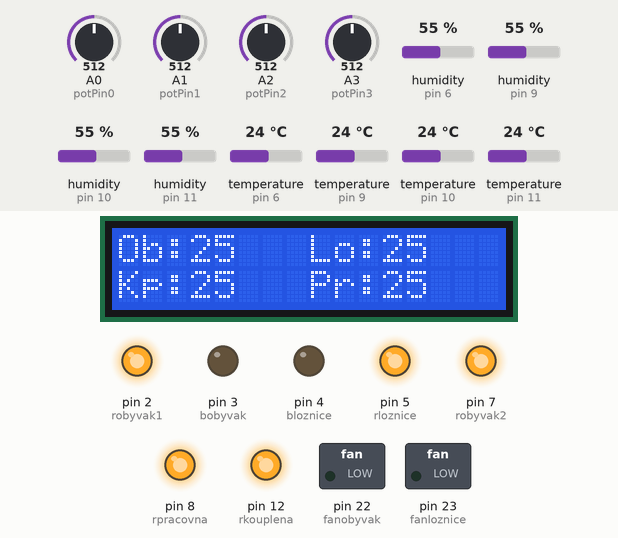
This sketch was run on a simulated Arduino Mega 2560, built with avr-gcc and run on an emulated ATmega2560. Parts: 16×2 character LCD, switched loads named in the sketch (green lamp = pin HIGH), output pins drawn as LEDs (lit = HIGH). The test bench sets the inputs (shaded band); at power-on: A0 (potPin0) = 512, A1 (potPin1) = 512, A2 (potPin2) = 512, A3 (potPin3) = 512, humidity (sensors on pin 6, pin 9, pin 10, pin 11) 55 %, temperature (sensors on pin 6, pin 9, pin 10, pin 11) 24 °C. The modem accepts every AT command (registered, SIM ready, sends succeed) and sends nothing else; what the sketch prints to the serial monitor is not drawn.

Above: at 5.2 s.
5.3 s: A0 (potPin0) set to 476
At 8.2 s:
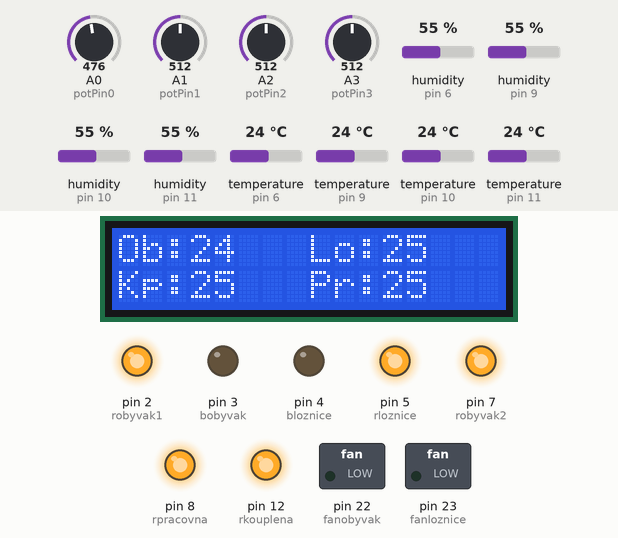
8.6 s: A0 (potPin0) set to 449
At 11.0 s:
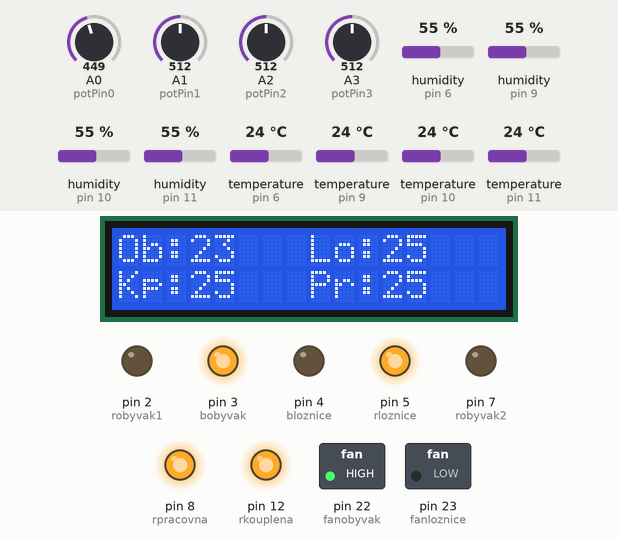
11.7 s: A1 (potPin1) set to 478
At 13.8 s:
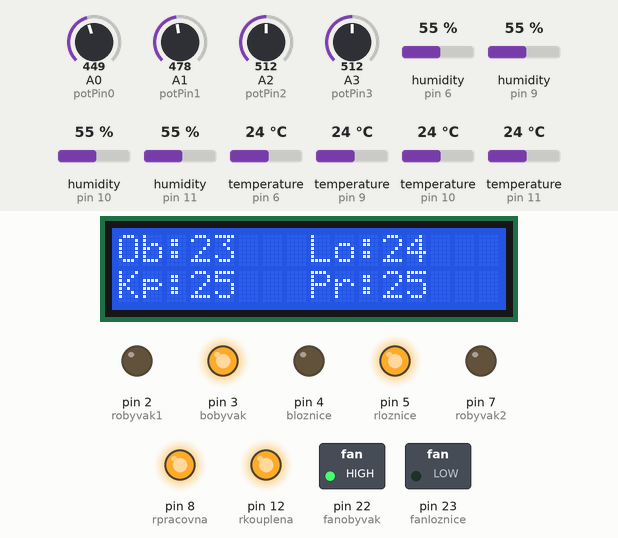
14.7 s: A1 (potPin1) set to 442
At 17.5 s:
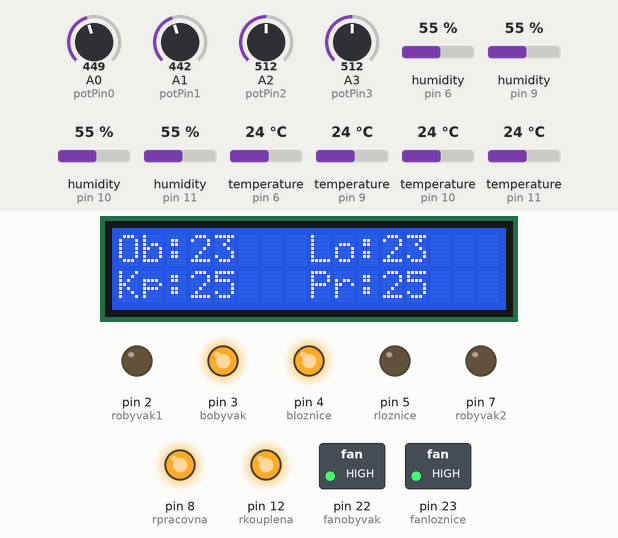
17.8 s: A2 (potPin2) set to 472
At 20.6 s:
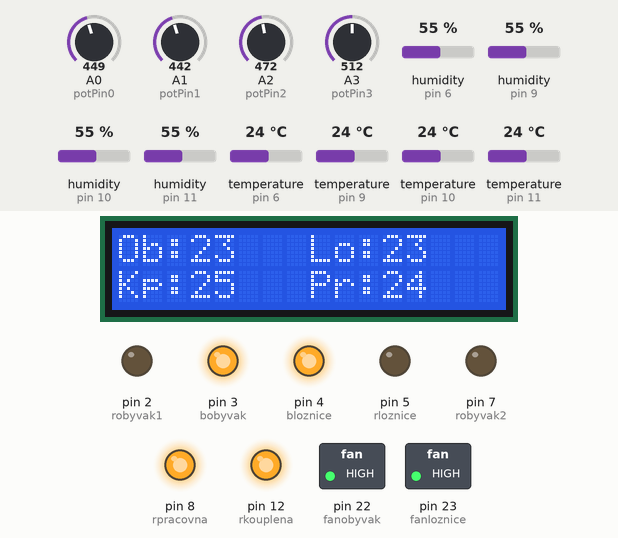
20.9 s: A2 (potPin2) set to 453
At 22.9 s:
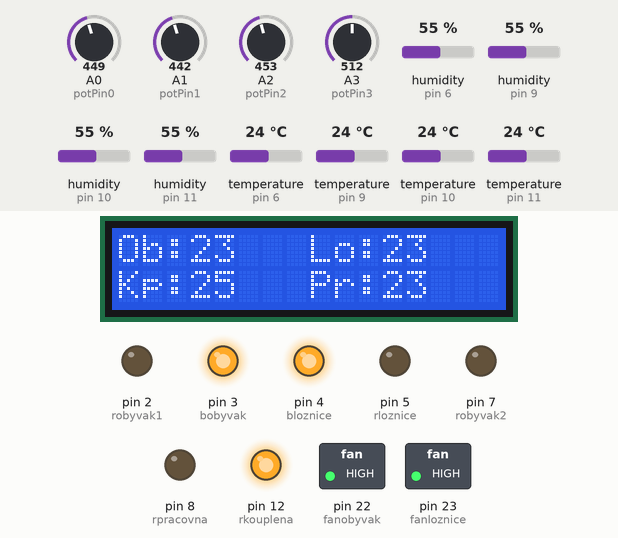
Timing chart, 0 to 24.4 s (numbered marks = the images above; inputs shaded):
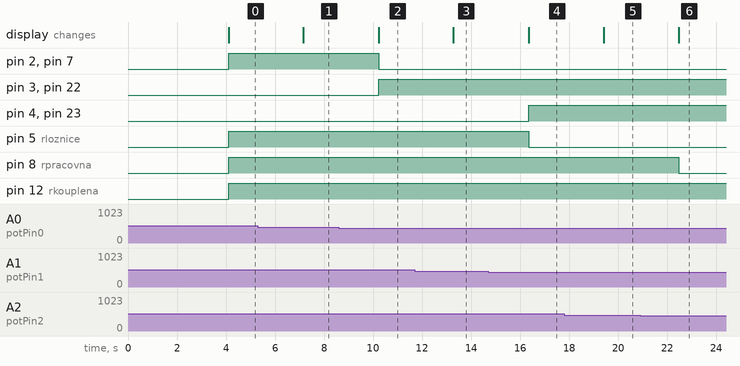

Measured:
- the behaviour switches between 461 and 460 on A0 (potPin0) (found by bisection; images 1 and 2)
- the behaviour switches between 461 and 460 on A1 (potPin1) (found by bisection; images 3 and 4)
- the behaviour switches between 461 and 460 on A2 (potPin2) (found by bisection; images 5 and 6)
- after the input at 5.3 s, the display: changes after 1.9 s (image 1)
- after the input at 8.6 s, pin 2 (robyvak1), pin 7 (robyvak2): HIGH → LOW after 1.6 s; pin 3 (bobyvak), pin 22 (fanobyvak): LOW → HIGH after 1.6 s; the display: changes after 1.6 s (image 2)
- after the input at 11.7 s, the display: changes after 1.6 s (image 3)
- after the input at 14.7 s, pin 4 (bloznice), pin 23 (fanloznice): LOW → HIGH after 1.7 s; pin 5 (rloznice): HIGH → LOW after 1.7 s; the display: changes after 1.7 s (image 4)
- after the input at 17.8 s, the display: changes after 1.6 s (image 5)
- after the input at 20.9 s, pin 8 (rpracovna): HIGH → LOW after 1.6 s; the display: changes after 1.6 s (image 6)

The sketch:

topeniv2.ino
```cpp
// ESP
#include <Wire.h>
#include <LiquidCrystal_I2C.h>
#define DEBUG true
String mySSID = "robotika";       // WiFi SSID
String myPWD = "nasratpanove"; // WiFi Password
String myAPI = "ZG57XJ27ZQT2E2B9";   // API Key
String myHOST = "184.106.153.149";
String myPORT = "80";
String obyvakFIELD = "field1";
String pokojFIELD = "field2";
String predsinFIELD = "field3";
String techFIELD = "field4";
String odesilanaHodnota = "1";
float tepobyvak;
float vlhobyvak;
float teploznice;
float vlhloznice;
float teppracovna;
float vlhpracovna;
float tepkoupelna;
float vlhkoupelna;
int potPin0 = A0;
int potPin1 = A1;
int potPin2 = A2;
int potPin3 = A3;
int potobyvak = 0;
int potloznice = 0;
int potpracovna = 0;
int potkoupelna = 0;
int fanobyvak = 22;
int fanloznice = 23;
//DHT
#include "DHT.h"
#define pinDHT 6
#define pinDHT2 9
#define pinDHT3 10
#define pinDHT4 11
#define typDHT22 DHT22

DHT obyvakDHT(pinDHT, typDHT22);
DHT lozniceDHT(pinDHT2, typDHT22);
DHT pracovnaDHT(pinDHT3, typDHT22);
DHT koupelnaDHT(pinDHT4, typDHT22);
LiquidCrystal_I2C lcd = LiquidCrystal_I2C(0x27, 16, 2);

int bobyvak = 3;
int robyvak1 = 2;
int bloznice = 4;
int rloznice = 5;
int robyvak2 = 7;
int rpracovna = 8;
int rkouplena = 12;
int presettemp = 25;

void setup() {
  Serial.begin(9600);
  obyvakDHT.begin();
  lozniceDHT.begin();
  pracovnaDHT.begin();
  koupelnaDHT.begin();
  pinMode(robyvak1,OUTPUT);
  pinMode(bobyvak,OUTPUT);
  pinMode(bloznice,OUTPUT);
  pinMode(rloznice,OUTPUT);
  pinMode(rpracovna,OUTPUT);
  pinMode(robyvak2, OUTPUT);
  pinMode(rkouplena,OUTPUT);
  pinMode(fanobyvak, OUTPUT);
  pinMode(fanloznice, OUTPUT);
  Serial1.begin(115200);
  espData("AT+RST", 1000, DEBUG);                      //Reset the ESP8266 module
  espData("AT+CWMODE=1", 1000, DEBUG);                 //Set the ESP mode as station mode
  espData("AT+CWJAP=\""+ mySSID +"\",\""+ myPWD +"\"", 1000, DEBUG);   //Connect to WiFi network
  espData("AT+CIFSR", 1000, DEBUG);
  lcd.begin();
  lcd.backlight();
}

void loop() {
  potobyvak = analogRead(potPin0);
  potobyvak = map(potobyvak, 0, 1023, 15, 35);
  potloznice = analogRead(potPin1);
  potloznice = map(potloznice, 0, 1023, 15, 35);
  potpracovna = analogRead(potPin2);
  potpracovna = map(potpracovna, 0, 1023, 15, 35);
  potkoupelna = analogRead(potPin3);
  potkoupelna = map(potkoupelna, 0, 1023, 15, 35);
  tepobyvak = obyvakDHT.readTemperature();
  vlhobyvak = obyvakDHT.readHumidity();
  teploznice = lozniceDHT.readTemperature();
  vlhloznice = lozniceDHT.readHumidity();
  teppracovna = pracovnaDHT.readTemperature();
  vlhpracovna = pracovnaDHT.readHumidity();
  tepkoupelna = koupelnaDHT.readTemperature();
  vlhkoupelna = koupelnaDHT.readHumidity();

lcd.setCursor(0, 0);
lcd.print("Ob:");
lcd.setCursor(3, 0);
lcd.print(potobyvak);

lcd.setCursor(8, 0);
lcd.print("Lo:");
lcd.setCursor(11, 0);
lcd.print(potloznice);

lcd.setCursor(0, 1);
lcd.print("Kp:");
lcd.setCursor(3, 1);
lcd.print(potkoupelna);

lcd.setCursor(8, 1);
lcd.print("Pr:");
lcd.setCursor(11, 1);
lcd.print(potpracovna);

  if (isnan(tepobyvak) || isnan(vlhobyvak)){
      Serial.println("Chyba při čtení z DHT senzoru!");
    }else{
          if (tepobyvak <= potobyvak) {
      digitalWrite(bobyvak,LOW);
      digitalWrite(robyvak1,HIGH);
      digitalWrite(robyvak2, HIGH);
      digitalWrite(fanobyvak,LOW);
    /*
    Serial.println(" ___________________________________");
    Serial.println("|Obývací pokoj:                     |");
    Serial.print("|Teplota: ");
    Serial.print(tepobyvak);
    Serial.print("°C, ");
    Serial.print("vlhkost: ");
    Serial.print(vlhobyvak);
    Serial.println("  %|");
    Serial.println("|___________________________________|");
    */
      }else{
      digitalWrite(robyvak1, LOW);
      digitalWrite(robyvak2, LOW);
      digitalWrite(bobyvak,HIGH);
      digitalWrite(fanobyvak,HIGH);
   /*
    Serial.println(" ___________________________________");
    Serial.println("|Obývací pokoj:                     |");
    Serial.print("|Teplota: ");
    Serial.print(tepobyvak);
    Serial.print("°C, ");
    Serial.print("vlhkost: ");
    Serial.print(vlhobyvak);
    Serial.println("  %|");
    Serial.println("|___________________________________|");
   */
      }
      }

      if (isnan(teploznice) || isnan(vlhloznice)){
      Serial.println("Chyba při čtení z DHT senzoru!");
    }else{
          if (teploznice <= potloznice) {
      digitalWrite(bloznice,LOW);
      digitalWrite(fanloznice, LOW);
      digitalWrite(rloznice,HIGH);
   /*
    Serial.println(" ___________________________________");
    Serial.println("|Pokoj:                            |");
    Serial.print("|Teplota: ");
    Serial.print(teploznice);
    Serial.print("°C, ");
    Serial.print("vlhkost: ");
    Serial.print(vlhloznice);
    Serial.println("  %|");
    Serial.println("|___________________________________|");
    */
      }else{
      digitalWrite(rloznice, LOW);
      digitalWrite(bloznice,HIGH);
      digitalWrite(fanloznice, HIGH);
   /*
    Serial.println(" ___________________________________");
    Serial.println("|Pokoj:                            |");
    Serial.print("|Teplota: ");
    Serial.print(teploznice);
    Serial.print("°C, ");
    Serial.print("vlhkost: ");
    Serial.print(vlhloznice);
    Serial.println("  %|");
    Serial.println("|___________________________________|");
    */
      }
      }
    if (isnan(teppracovna) || isnan(vlhpracovna)){
      Serial.println("Chyba při čtení z DHT senzoru!");
    }else{
          if (teppracovna <= potpracovna) {
      digitalWrite(rpracovna,HIGH);
   /*
    Serial.println(" ___________________________________");
    Serial.println("|Předsíň:                           |");
    Serial.print("|Teplota: ");
    Serial.print(teppracovna);
    Serial.print("°C, ");
    Serial.print("vlhkost: ");
    Serial.print(vlhpracovna);
    Serial.println("  %|");
    Serial.println("|___________________________________|");
  */
      }else{
      digitalWrite(rpracovna, LOW);
  /*
    Serial.println(" ___________________________________");
    Serial.println("|Předsíň:                           |");
    Serial.print("|Teplota: ");
    Serial.print(teppracovna);
    Serial.print("°C, ");
    Serial.print("vlhkost: ");
    Serial.print(vlhpracovna);
    Serial.println("  %|");
   Serial.println("|___________________________________|");
   */
      }
      }
      if (isnan(tepkoupelna) || isnan(vlhkoupelna)){
      Serial.println("Chyba při čtení z DHT senzoru!");
    }else{
          if (tepkoupelna <= potkoupelna  ) {

      digitalWrite(rkouplena,HIGH);
  /*
    Serial.println(" ___________________________________");
    Serial.println("|Technická místnost:               |");
    Serial.print("|Teplota: ");
    Serial.print(tepkoupelna);
    Serial.print("°C, ");
    Serial.print("vlhkost: ");
    Serial.print(vlhkoupelna);
    Serial.println("  %|");
    Serial.println("|___________________________________|");
     */
      }else{
      digitalWrite(rkouplena, LOW);
    /*
    Serial.println(" ___________________________________");
    Serial.println("|Technická místnost:               |");
    Serial.print("|Teplota: ");
    Serial.print(tepkoupelna);
    Serial.print("°C, ");
    Serial.print("vlhkost: ");
    Serial.print(vlhkoupelna);
    Serial.println("  %|");
    Serial.println("|___________________________________|");
    */
      }
      }
     // delay(5000);

/*
obyvaksend();
pokojsend();
predsinsend();
techsend();
*/
allsend();
}


void allsend(){
  String sendData = "GET /update?api_key="+ myAPI +"&"+ obyvakFIELD +"="+String(tepobyvak)+"&"+ pokojFIELD +"="+String(teploznice)+"&"+ predsinFIELD +"="+String(teppracovna)+"&"+ techFIELD +"="+String(tepkoupelna);
  espData("AT+CIPMUX=0", 1000, DEBUG);
  espData("AT+CIPSTART=\"TCP\",\""+ myHOST +"\","+ myPORT, 1000, DEBUG);
  //espData("AT+CIPSEND=0," +String(sendData.length()),1000,DEBUG);
  Serial1.println("AT+CIPSEND=51");
  Serial1.find(">");
  Serial1.println(sendData);
  espData("AT+CIPCLOSE=0",1000,DEBUG);
}
/*
void obyvaksend(){
  String sendData = "GET /update?api_key="+ myAPI +"&"+ obyvakFIELD +"="+String(tepobyvak);
  espData("AT+CIPMUX=0", 1000, DEBUG);
  espData("AT+CIPSTART=\"TCP\",\""+ myHOST +"\","+ myPORT, 1000, DEBUG);
  //espData("AT+CIPSEND=0," +String(sendData.length()),1000,DEBUG);
  Serial1.println("AT+CIPSEND=51");
  Serial1.find(">");
  Serial1.println(sendData);
  espData("AT+CIPCLOSE=0",1000,DEBUG);
}
void pokojsend(){
  String sendData = "GET /update?api_key="+ myAPI +"&"+ pokojFIELD +"="+String(teploznice);
  espData("AT+CIPMUX=0", 1000, DEBUG);
  espData("AT+CIPSTART=\"TCP\",\""+ myHOST +"\","+ myPORT, 1000, DEBUG);
  //espData("AT+CIPSEND=0," +String(sendData.length()),1000,DEBUG);
  Serial1.println("AT+CIPSEND=51");
  Serial1.find(">");
  Serial1.println(sendData);
  espData("AT+CIPCLOSE=0",1000,DEBUG);
}
void predsinsend(){
  String sendData = "GET /update?api_key="+ myAPI +"&"+ predsinFIELD +"="+String(teppracovna);
  espData("AT+CIPMUX=0", 1000, DEBUG);
  espData("AT+CIPSTART=\"TCP\",\""+ myHOST +"\","+ myPORT, 1000, DEBUG);
  //espData("AT+CIPSEND=0," +String(sendData.length()),1000,DEBUG);
  Serial1.println("AT+CIPSEND=51");
  Serial1.find(">");
  Serial1.println(sendData);
  espData("AT+CIPCLOSE=0",1000,DEBUG);
}
void techsend(){
  String sendData = "GET /update?api_key="+ myAPI +"&"+ techFIELD +"="+String(tepkoupelna);
  espData("AT+CIPMUX=0", 1000, DEBUG);
  espData("AT+CIPSTART=\"TCP\",\""+ myHOST +"\","+ myPORT, 1000, DEBUG);
  //espData("AT+CIPSEND=0," +String(sendData.length()),1000,DEBUG);
  Serial1.println("AT+CIPSEND=51");
  Serial1.find(">");
  Serial1.println(sendData);
  espData("AT+CIPCLOSE=0",1000,DEBUG);
}
*/


String espData(String command, const int timeout, boolean debug)
{
  Serial.print("AT Command ==> ");
  Serial.print(command);
  Serial.println("     ");
  String response = "";
  Serial1.println(command);
  long int time = millis();
  while ( (time + timeout) > millis())
  {
    while (Serial1.available())
    {
      char c = Serial1.read();
      response += c;
    }
  }
    Serial.print(response);
  return response;
}
```
